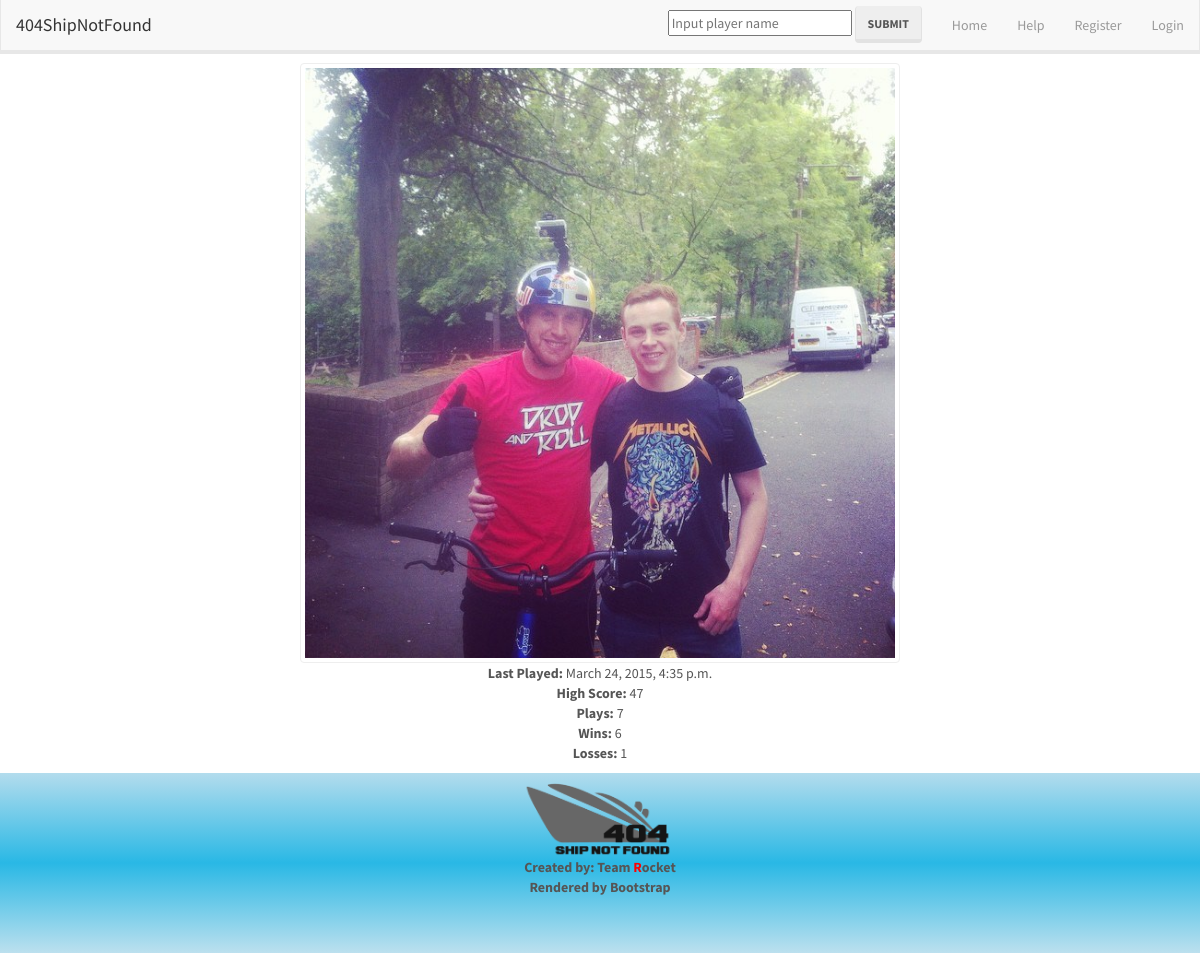
The app's page /profile/Greg/ with its own data.
### _404shipnotfound/models.py (models this page shows, shortened)
class UserProfile(models.Model):
    user = models.OneToOneField(User)
    high_score = models.IntegerField(default=0)
    picture = models.ImageField(upload_to='profile_images', blank=True)

class Game(models.Model):
    user = models.ForeignKey(User)
    score = models.IntegerField(default=0)
    date = models.DateTimeField(auto_now_add=True)
    win = models.BooleanField(default=False)

### _404shipnotfound/views.py (the view)
# urls.py: url(r'^profile/(?P<user_name>[\w\-]+)/$', '_404shipnotfound.views.profile', name = 'profile'),
def profile(request, user_name):
    userprofile = " "
    games = 0
    wins = 0
    losses = 0
    high_score = 0
    max_date = "No games played yet."
    context_dict = {}
    try:
        user = User.objects.get(username=user_name)
        context_dict['username'] = user
    except:
        pass
    try:
        profile = UserProfile.objects.get(user=user)
        high_score = profile.high_score
        context_dict['profile'] = profile
        flag = True;
        for game in Game.objects.all():
            if user == game.user:
                if flag:
                    max_date = game.date
                    flag = False
                if game.date > max_date:
                    max_date = game.date
                if game.win == True:
                    wins = wins + 1
                else:
                    losses = losses + 1
                games = games + 1
        context_dict['games_played'] = games
        context_dict['wins'] = wins
        context_dict['losses'] = losses
        context_dict['high_score'] = high_score
        context_dict['last_played'] = max_date
    except:
        pass
    return render(request, 'app/profile.html', context_dict)

### templates/app/profile.html (shortened to what this page needs)
{% extends "app/base.html" %}
    {% load staticfiles %}
	{% block body_block %}
        {% if username %}
            <div id = "content" >
                    <h2>{{username.username}}</h2>
                    <img alt = "User's photo" src = "{{profile.picture.url}}" class = "img-thumbnail">
                    <p><b>Last Played:</b> {{ last_played }} <br/>
                        <b> High Score:</b> {{ high_score }} <br/>
                        <b> Plays:</b> {{ games_played }}<br/>
                        <b> Wins:</b> {{ wins }}<br/>
                        <b> Losses:</b> {{ losses }}</p>
        {% else %}
            <strong> User does not exist! <strong/>
        {% endif %}
	{% endblock %}

### static/css/style.css (style rules this page uses)
* { margin: 0; }
html, body { height: 100%; }
#content { width: 600px ; margin-left: auto ; margin-right: auto ; text-align: center ; }

### records on screen
UserProfile: picture (picture)
Game: date "March 24, 2015, 4:35 p.m."

### other values on screen
{{ high_score }} "47"
{{ games_played }} "7"
{{ wins }} "6"
{{ losses }} "1"
